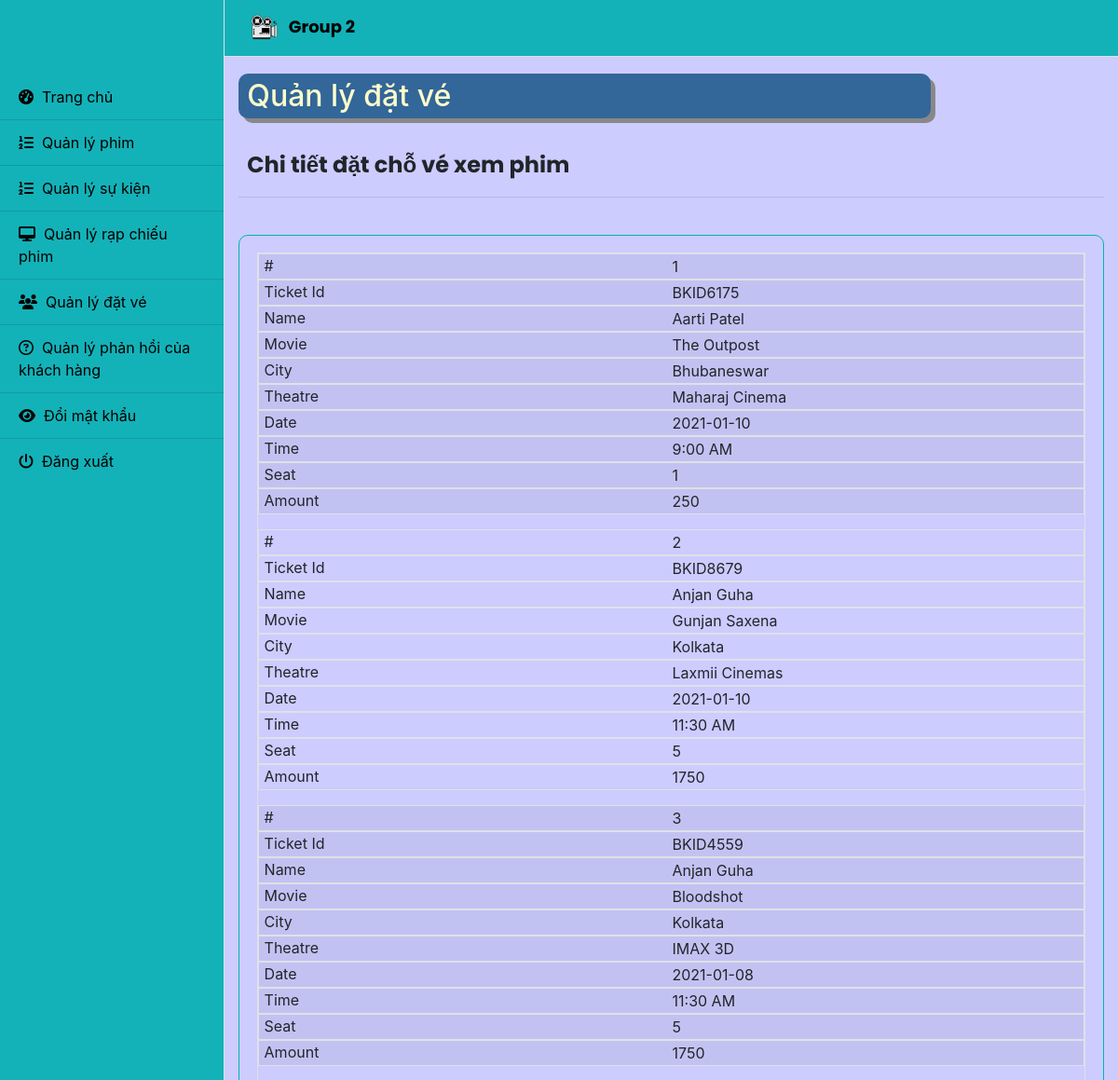
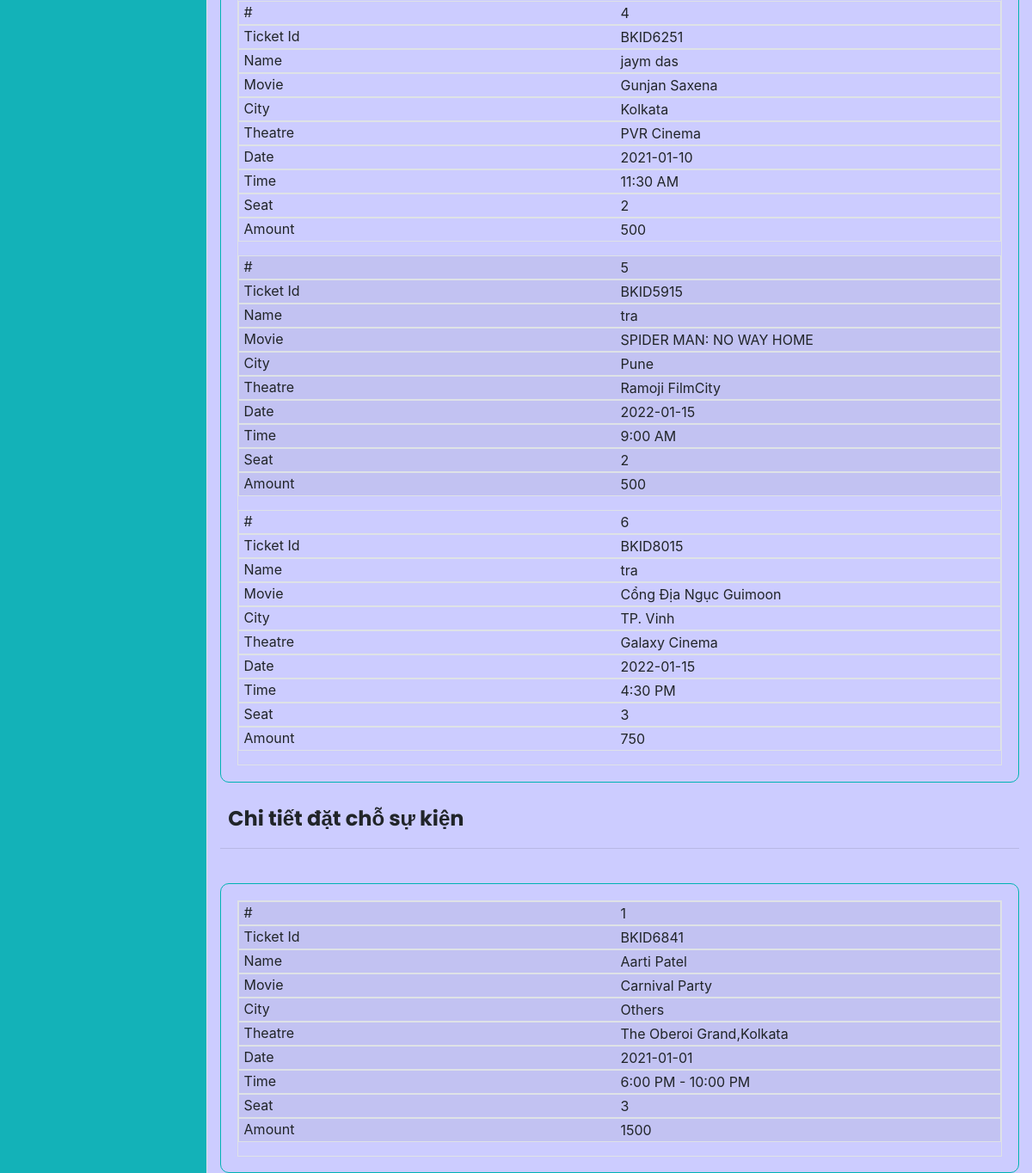
The app's page /Admin/user_bookings.php (signed in) with its own data (2 pictures, top to bottom).
### tables this page shows
CREATE TABLE `booking_movie` (
  `id` int(11) NOT NULL,
  `ticket_id` varchar(11) NOT NULL,
  `customer_name` varchar(50) NOT NULL,
  `email` varchar(30) NOT NULL,
  `movie_name` varchar(100) NOT NULL,
  `city_name` varchar(50) NOT NULL,
  `theatre_name` varchar(50) NOT NULL,
  `date` date NOT NULL,
  `show_time` varchar(20) DEFAULT NULL,
  `no_of_seats` int(11) NOT NULL,
  `amount` varchar(20) NOT NULL,
  `seat_no` varchar(20) NOT NULL
);

CREATE TABLE `booking_event` (
  `id` int(11) NOT NULL,
  `ticket_id` varchar(11) NOT NULL,
  `customer_name` varchar(50) NOT NULL,
  `email` varchar(30) NOT NULL,
  `event_name` varchar(100) NOT NULL,
  `event_type` varchar(50) NOT NULL,
  `location` varchar(50) NOT NULL,
  `date` date NOT NULL,
  `time` varchar(20) NOT NULL,
  `no_of_seats` int(11) NOT NULL,
  `amount` varchar(20) NOT NULL
);

### Admin/user_bookings.php (the view, shortened to what this page needs)
<?php
$conn = new mysqli("localhost", "root","","interim");
  ?>
<!doctype html>
<html lang="en">
<head>
    <link rel="stylesheet" href="https://stackpath.bootstrapcdn.com/bootstrap/4.5.1/css/bootstrap.min.css">
    <link rel="stylesheet" type="text/css" href="https://cdnjs.cloudflare.com/ajax/libs/animate.css/4.1.0/animate.min.css">
</head>
<body style="background-color: #ccccff;">
<div class="d-flex" id="wrapper">
<div class=" border-right" id="sidebar-wrapper"  style="background-color: #13B2B8;">
  <div class="list-group list-group-flush" style="margin-top: 10vh;">
  <a href="dashboard.php" class="list-group-item list-group-item-action" id="list"><i class="fas fa-tachometer-alt"></i>&nbsp Trang chủ</a>
    <a href="movieslist.php" class="list-group-item list-group-item-action" id="list"><i class="fas fa-list-ol"></i>&nbsp Quản lý phim</a>
    <a href="eventslist.php" class="list-group-item list-group-item-action" id="list"><i class="fas fa-list-ol"></i>&nbsp Quản lý sự kiện</a>
    <a href="theatrelist.php" class="list-group-item list-group-item-action" id="list"><i class="fas fa-desktop"></i>&nbsp Quản lý rạp chiếu phim</a>
    <a href="user_bookings.php" class="list-group-item list-group-item-action" id="list"><i class="fas fa-users"></i>&nbsp Quản lý đặt vé</a>
    <a href="managequery.php" class="list-group-item list-group-item-action" id="list"><i class="far fa-question-circle"></i>&nbsp Quản lý phản hồi của khách hàng</a>
    <a href="changepassword.php" class="list-group-item list-group-item-action" id="list"><i class="fas fa-eye"></i>&nbsp Đổi mật khẩu</a>
    <a href="logout.php" class="list-group-item list-group-item-action" id="list"><i class="fas fa-power-off"></i>&nbsp Đăng xuất</a>
  </div>
</div>
<div id="page-content-wrapper">
  <nav class="navbar navbar-expand-lg navbar-light border-bottom" style="background-color: #13B2B8;">
    <a class="navbar-brand" href="#" style="font-family: 'Poppins', sans-serif; font-size: 1.5vw; color: black;"><img src="../images/logo5.png" style="width: 7%; margin-left:2%;">&nbsp <b>Group 2</b>
        </a>
  </nav>
<div class="container-fluid">
    <div class="row">
		<div class="col-md-12">
            <h2 class="page-title" style="width:80%; padding:0.5%;margin-top:2%; padding-left: 1%; background-color:#336699;border-radius: 10px; box-shadow: 5px 5px #888888;color:#ffffcc;">Quản lý đặt vé</h2><br>
            <div class="panel panel-default">
        <div class="panel-heading" style="font-size: 150%; margin-left:1%;font-family: 'Poppins', sans-serif;"><b>Chi tiết đặt chỗ vé xem phim</b></div><hr>
        <br>
				    <div class="panel-body"  style="padding: 2%; border-radius: 10px; border: 1px solid #00b3b3;">
                    <table role="table" class="table-striped table-bordered" style="width: 100%;" >
									<tbody role="rowgroup">
                    <?php
                        $query = "select * from booking_movie";
                        $result = $conn->query($query);
                        $cnt=1;
                        while($row = $result->fetch_assoc()){
                        echo "<tr role='row'>";
                        echo "<td role='cell'>$cnt</td>";
                        echo "<td role='cell'>".$row["ticket_id"]."</td>";
                        echo "<td role='cell'>".$row["customer_name"]."</td>";
                        echo "<td role='cell'>".$row["movie_name"]."</td>";
                        echo "<td role='cell'>".$row["city_name"]."</td>";
                        echo "<td role='cell'>".$row["theatre_name"]."</td>";
                        echo "<td role='cell'>".$row["date"]."</td>";
                        echo "<td role='cell'>".$row["show_time"]."</td>";
                        echo "<td role='cell'>".$row["no_of_seats"]."</td>";
                        echo "<td role='cell'>".$row["amount"]."</td>";
                        echo"</tr>";
                         ?>
                      <?php $cnt=$cnt+1; } ?>
                     </tbody>
                </table>
                  </div>
            </div>
        </div>
        <div class="col-md-12">
            <div class="panel panel-default">
              <br>
        <div class="panel-heading" style="font-size: 150%; margin-left:1%;font-family: 'Poppins', sans-serif;"><b>Chi tiết đặt chỗ sự kiện</b></div><hr>
        <br>
				    <div class="panel-body"  style="padding: 2%; border-radius: 10px; border: 1px solid #00b3b3;">
                    <table role="table" class="table-striped table-bordered" style="width: 100%;" >
									<tbody role="rowgroup">
                    <?php
                        $query = "select * from booking_event";
                        $result = $conn->query($query);
                        $cnt=1;
                        while($row = $result->fetch_assoc()){
                        echo "<tr role='row'>";
                        echo "<td role='cell'>$cnt</td>";
                        echo "<td role='cell'>".$row["ticket_id"]."</td>";
                        echo "<td role='cell'>".$row["customer_name"]."</td>";
                        echo "<td role='cell'>".$row["event_name"]."</td>";
                        echo "<td role='cell'>".$row["event_type"]."</td>";
                        echo "<td role='cell'>".$row["location"]."</td>";
                        echo "<td role='cell'>".$row["date"]."</td>";
                        echo "<td role='cell'>".$row["time"]."</td>";
                        echo "<td role='cell'>".$row["no_of_seats"]."</td>";
                        echo "<td role='cell'>".$row["amount"]."</td>";
                        echo"</tr>";
                         ?>
                      <?php $cnt=$cnt+1; } ?>
                     </tbody>
                </table>
                  </div>
            </div>
        </div>
    </div>
</div>
</body>
</html>

### Admin/user_bookings.php (style rules this page uses)
#wrapper { overflow-x: hidden; }
#sidebar-wrapper { min-height: 100vh; margin-left: -15rem; -webkit-transition: margin .25s ease-out; -moz-transition: margin .25s ease-out; -o-transition: margin .25s ease-out; transition: margin .25s ease-out; }
#sidebar-wrapper .list-group { width: 15rem; }
#page-content-wrapper { min-width: 100vw; }
@media (min-width: 768px) { #sidebar-wrapper { margin-left: 0; } }
@media (min-width: 768px) { #page-content-wrapper { min-width: 0; width: 100%; } }
#list { background-color: #13B2B8; color: black; }
@media only screen 
    and (max-width: 760px), (min-device-width: 768px) 
    and (max-device-width: 1024px) { table, thead, tbody, th, td, tr { display: block; } }
@media only screen 
    and (max-width: 760px), (min-device-width: 768px) 
    and (max-device-width: 1024px) { tr { margin: 0 0 1rem 0; } }
@media only screen 
    and (max-width: 760px), (min-device-width: 768px) 
    and (max-device-width: 1024px) { tr:nth-child(odd) { background: #ccc; } }
@media only screen 
    and (max-width: 760px), (min-device-width: 768px) 
    and (max-device-width: 1024px) { td { border-bottom: 1px solid #eee; position: relative; padding-left: 50%; } }
@media only screen 
    and (max-width: 760px), (min-device-width: 768px) 
    and (max-device-width: 1024px) { td:before { position: absolute; top: 0; left: 6px; width: 45%; padding-right: 10px; white-space: nowrap; } }
@media only screen 
    and (max-width: 760px), (min-device-width: 768px) 
    and (max-device-width: 1024px) { td:nth-of-type(1):before { content: "#"; } }
@media only screen 
    and (max-width: 760px), (min-device-width: 768px) 
    and (max-device-width: 1024px) { td:nth-of-type(2):before { content: "Ticket Id"; } }
@media only screen 
    and (max-width: 760px), (min-device-width: 768px) 
    and (max-device-width: 1024px) { td:nth-of-type(3):before { content: "Name"; } }
@media only screen 
    and (max-width: 760px), (min-device-width: 768px) 
    and (max-device-width: 1024px) { td:nth-of-type(4):before { content: "Movie"; } }
@media only screen 
    and (max-width: 760px), (min-device-width: 768px) 
    and (max-device-width: 1024px) { td:nth-of-type(5):before { content: "City"; } }
@media only screen 
    and (max-width: 760px), (min-device-width: 768px) 
    and (max-device-width: 1024px) { td:nth-of-type(6):before { content: "Theatre"; } }
@media only screen 
    and (max-width: 760px), (min-device-width: 768px) 
    and (max-device-width: 1024px) { td:nth-of-type(7):before { content: "Date"; } }
@media only screen 
    and (max-width: 760px), (min-device-width: 768px) 
    and (max-device-width: 1024px) { td:nth-of-type(8):before { content: "Time"; } }
@media only screen 
    and (max-width: 760px), (min-device-width: 768px) 
    and (max-device-width: 1024px) { td:nth-of-type(9):before { content: "Seat"; } }
@media only screen 
    and (max-width: 760px), (min-device-width: 768px) 
    and (max-device-width: 1024px) { td:nth-of-type(10):before { content: "Amount"; } }

### records on screen
booking_movie: ticket "BKID6175", customer_name "Aarti Patel", movie_name "The Outpost", city_name "Bhubaneswar", theatre_name "Maharaj Cinema", date "2021-01-10", show_time "9:00 AM", no_of_seats "1", amount "250"
booking_movie: ticket "BKID8679", customer_name "Anjan Guha", movie_name "Gunjan Saxena", city_name "Kolkata", theatre_name "Laxmii Cinemas", date "2021-01-10", show_time "11:30 AM", no_of_seats "5", amount "1750"
booking_movie: ticket "BKID4559", customer_name "Anjan Guha", movie_name "Bloodshot", city_name "Kolkata", theatre_name "IMAX 3D", date "2021-01-08", show_time "11:30 AM", no_of_seats "5", amount "1750"
booking_movie: ticket "BKID6251", customer_name "jaym das", movie_name "Gunjan Saxena", city_name "Kolkata", theatre_name "PVR Cinema", date "2021-01-10", show_time "11:30 AM", no_of_seats "2", amount "500"
booking_movie: ticket "BKID5915", customer_name "tra", movie_name "SPIDER MAN: NO WAY HOME", city_name "Pune", theatre_name "Ramoji FilmCity", date "2022-01-15", show_time "9:00 AM", no_of_seats "2", amount "500"
booking_movie: ticket "BKID8015", customer_name "tra", movie_name "Cổng Địa Ngục Guimoon", city_name "TP. Vinh", theatre_name "Galaxy Cinema", date "2022-01-15", show_time "4:30 PM", no_of_seats "3", amount "750"
booking_event: ticket "BKID6841", customer_name "Aarti Patel", event_name "Carnival Party", event_type "Others", location "The Oberoi Grand,Kolkata", date "2021-01-01", time "6:00 PM - 10:00 PM", no_of_seats "3", amount "1500"
